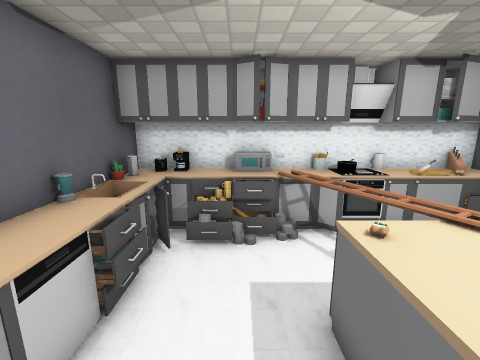
[1] (above)

12 first-person views from a walk through a Godot game level. The camera is 1.5 m above the floor, tilts 12° down and sees 90° across. The floor is counted in squares, 0.5 m on a side. Each view is taken from the middle of a square. On the plan, view 1 faces up. The plan holds only what a view shows up to about 19 squares ahead; the rest is blank. The place goes on beyond the plan. Some surface patterns are stand-ins.

[2]
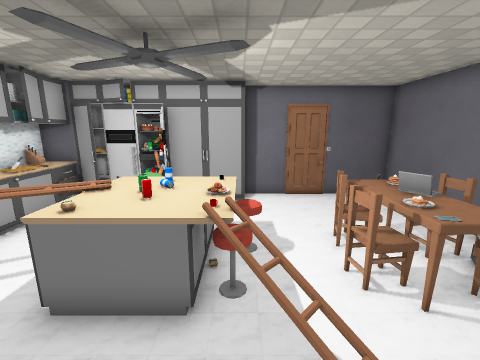

[3]
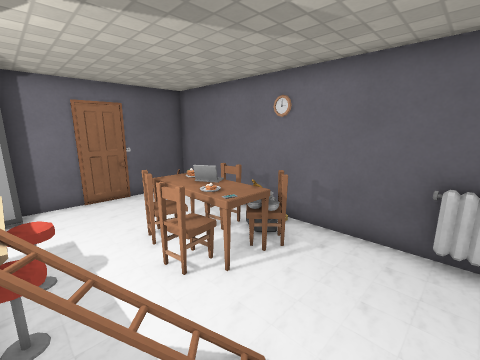

[4]
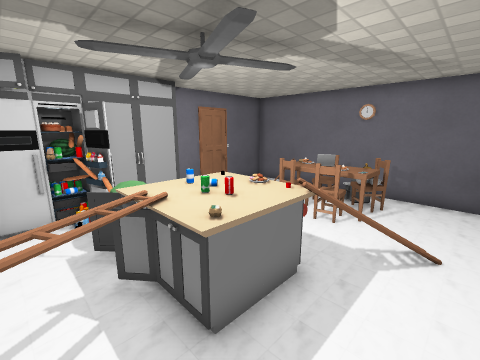

[5]
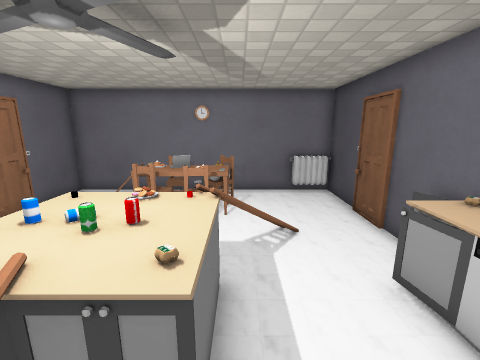

[6]
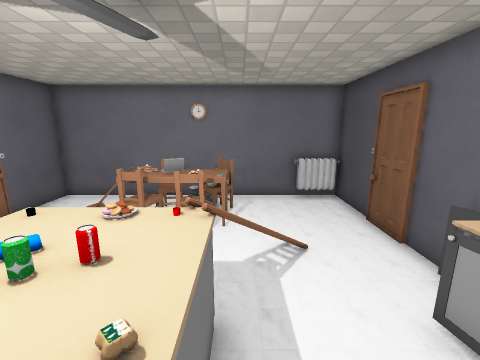

[7]
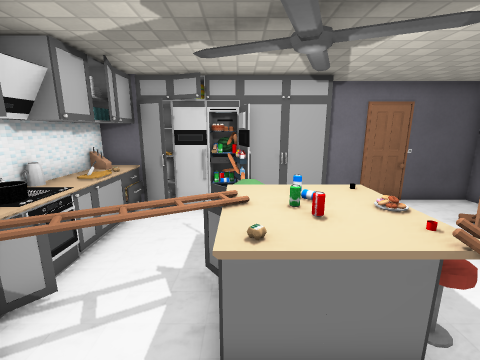

[8]
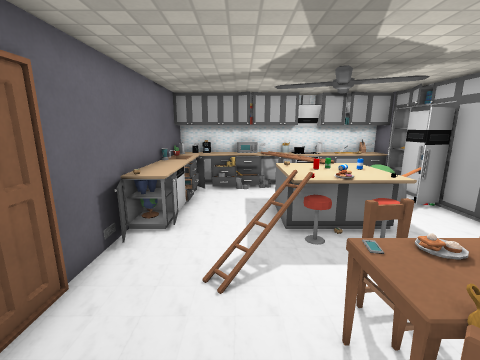

[9]
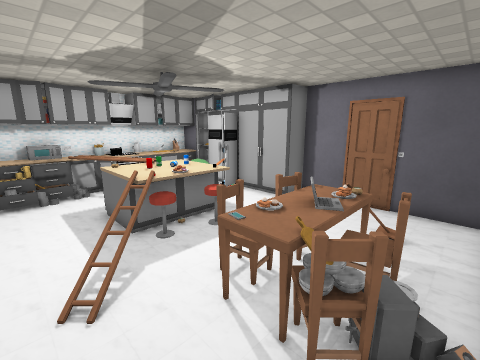

[10]
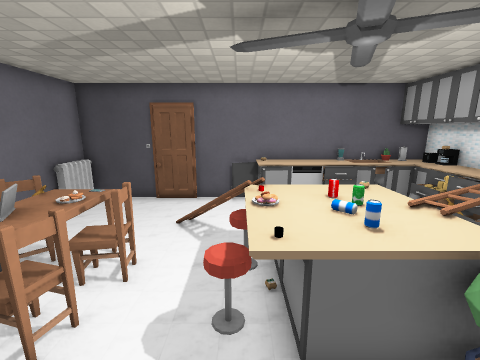

[11]
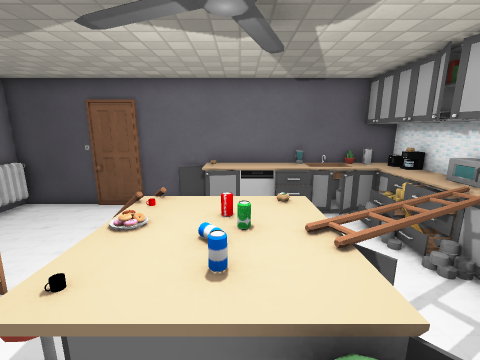

[12]
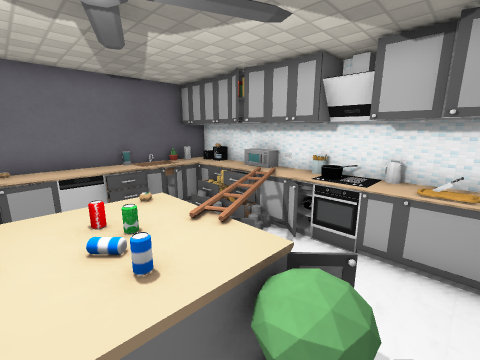

### Floor plan
Key: @ floor where view 1 was taken; # wall or solid block; x gap in a wall; . floor; D closed door; = window, fence, low wall or low ledge; ^ raised ledge; F fan; K kettle; R drawers; S stove; P plant; I sink; L ladder; C cabinet; G fridge; H shelf; A chair; T plate; B table; N phone; E laptop; J radiator; W bowl; O other object.
Columns run from 4 left of view 1 to 9 right of it. Each row starts with its distance up from view 1.
  8 ########FK###
  7 #O##ROOOSOOR##
  6 #PI RRLO..OCC#
  5 #II...LL....G#
  4 #^R...LLOO.. #
  3 #^R..=^^^POxH#
  2 #^^..=^^^P..C
  1 ##^..x^^^x..C
  0 #O..@LATA=..C#
 -1 ##..OL.......#
 -2 #D....AA.....#
 -3 #D...BNBAB...D
 -4 ##...BOEO=...D
 -5 ##...AW.O....#
 -6 #JJ..........#
 -7 ##J###########

Where each view was taken, in squares from view 1:
view 1: 0 up, 0 right, facing up
view 2: 0 up, 2 left, facing right
view 3: 0 up, 2 left, facing down-right
view 4: 5 up, 1 left, facing down-right
view 5: 5 up, 1 right, facing down
view 6: 4 up, 1 right, facing down
view 7: 3 up, 1 left, facing right
view 8: 6 down, 0 right, facing up
view 9: 6 down, 1 left, facing up-right
view 10: 0 up, 7 right, facing left
view 11: 2 up, 6 right, facing left
view 12: 1 up, 6 right, facing up-left
